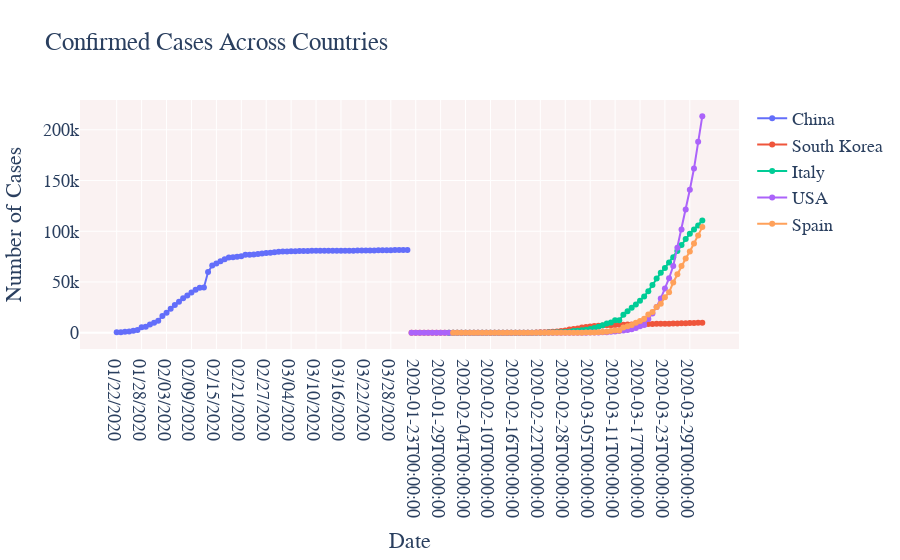

This figure's notebook cell:
### Markdown cell above
##### Key Takeaways:
* There is a straight up surge in confirmed and active cases in Spain beginging on 3/12/20
* Confirmed cases and active cases are almost the same, meaning much less recovered cases
* Deaths rate and recovered rate both increase at the beginning of the second week in March

### Code cell
import plotly.graph_objs as go
fig = go.Figure()
fig.add_trace(go.Scatter(x=df_china['ObservationDate'], y=df_china['Confirmed'],
                    mode='lines+markers',name='China'))
fig.add_trace(go.Scatter(x=df_sKorea['ObservationDate'], y=df_sKorea['Confirmed'],
                    mode='lines+markers',name='South Korea'))
fig.add_trace(go.Scatter(x=df_italy['ObservationDate'], y=df_italy['Confirmed'],
                    mode='lines+markers',name='Italy'))
fig.add_trace(go.Scatter(x=df_USA['ObservationDate'], y=df_USA['Confirmed'],
                    mode='lines+markers',name='USA'))
fig.add_trace(go.Scatter(x=df_Spain['ObservationDate'], y=df_Spain['Confirmed'],
                    mode='lines+markers',name='Spain'))
fig.update_layout(title_text='Confirmed Cases Across Countries',xaxis_title='Date',yaxis_title='Number of Cases',plot_bgcolor='rgb(250, 242, 242)', font=dict(
        family="Courier New, monospace",
        size=18,
    ))

fig.show()
